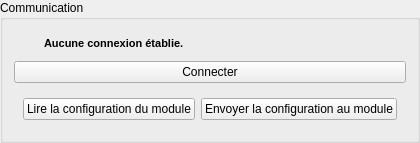
    <widget class="QGroupBox" name="grpCom">
     <property name="title">
      <string>Communication</string>
     </property>
     <layout class="QVBoxLayout" name="verticalLayout_3">
      <item>
       <layout class="QHBoxLayout" name="horizontalLayout_3">
        <item>
         <widget class="QLabel" name="lblStatusIcon">
          <property name="sizePolicy">
           <sizepolicy hsizetype="Fixed" vsizetype="Fixed">
            <horstretch>0</horstretch>
            <verstretch>0</verstretch>
           </sizepolicy>
          </property>
          <property name="minimumSize">
           <size>
            <width>24</width>
            <height>24</height>
           </size>
          </property>
          <property name="maximumSize">
           <size>
            <width>24</width>
            <height>24</height>
           </size>
          </property>
          <property name="text">
           <string/>
          </property>
          <property name="scaledContents">
           <bool>true</bool>
          </property>
         </widget>
        </item>
        <item>
         <widget class="QLabel" name="lblStatus">
          <property name="font">
           <font>
            <pointsize>8</pointsize>
            <weight>75</weight>
            <bold>true</bold>
           </font>
          </property>
          <property name="text">
           <string>Aucune connexion établie.</string>
          </property>
         </widget>
        </item>
       </layout>
      </item>
      <item>
       <widget class="QPushButton" name="btnConnect">
        <property name="cursor">
         <cursorShape>PointingHandCursor</cursorShape>
        </property>
        <property name="text">
         <string>Connecter</string>
        </property>
        <property name="icon">
         <iconset resource="wimustudio2.qrc">
          <normaloff>:/icons/images/connect.png</normaloff>:/icons/images/connect.png</iconset>
        </property>
        <property name="iconSize">
         <size>
          <width>24</width>
          <height>24</height>
         </size>
        </property>
        <property name="checkable">
         <bool>true</bool>
        </property>
        <property name="autoDefault">
         <bool>false</bool>
        </property>
       </widget>
      </item>
      <item>
       <widget class="QFrame" name="frameConnected">
        <layout class="QHBoxLayout" name="horizontalLayout_4">
         <item>
          <widget class="QPushButton" name="btnReadConfig">
           <property name="cursor">
            <cursorShape>PointingHandCursor</cursorShape>
           </property>
           <property name="text">
            <string>Lire la configuration du module</string>
           </property>
           <property name="icon">
            <iconset resource="wimustudio2.qrc">
             <normaloff>:/icons/images/read_config.png</normaloff>:/icons/images/read_config.png</iconset>
           </property>
           <property name="iconSize">
            <size>
             <width>24</width>
             <height>24</height>
            </size>
           </property>
           <property name="autoDefault">
            <bool>false</bool>
           </property>
          </widget>
         </item>
         <item>
          <widget class="QPushButton" name="btnWriteConfig">
           <property name="cursor">
            <cursorShape>PointingHandCursor</cursorShape>
           </property>
           <property name="text">
            <string>Envoyer la configuration au module</string>
           </property>
           <property name="icon">
            <iconset resource="wimustudio2.qrc">
             <normaloff>:/icons/images/write_config.png</normaloff>:/icons/images/write_config.png</iconset>
           </property>
           <property name="iconSize">
            <size>
             <width>24</width>
             <height>24</height>
            </size>
           </property>
           <property name="autoDefault">
            <bool>false</bool>
           </property>
          </widget>
         </item>
        </layout>
       </widget>
      </item>
     </layout>
    </widget>
